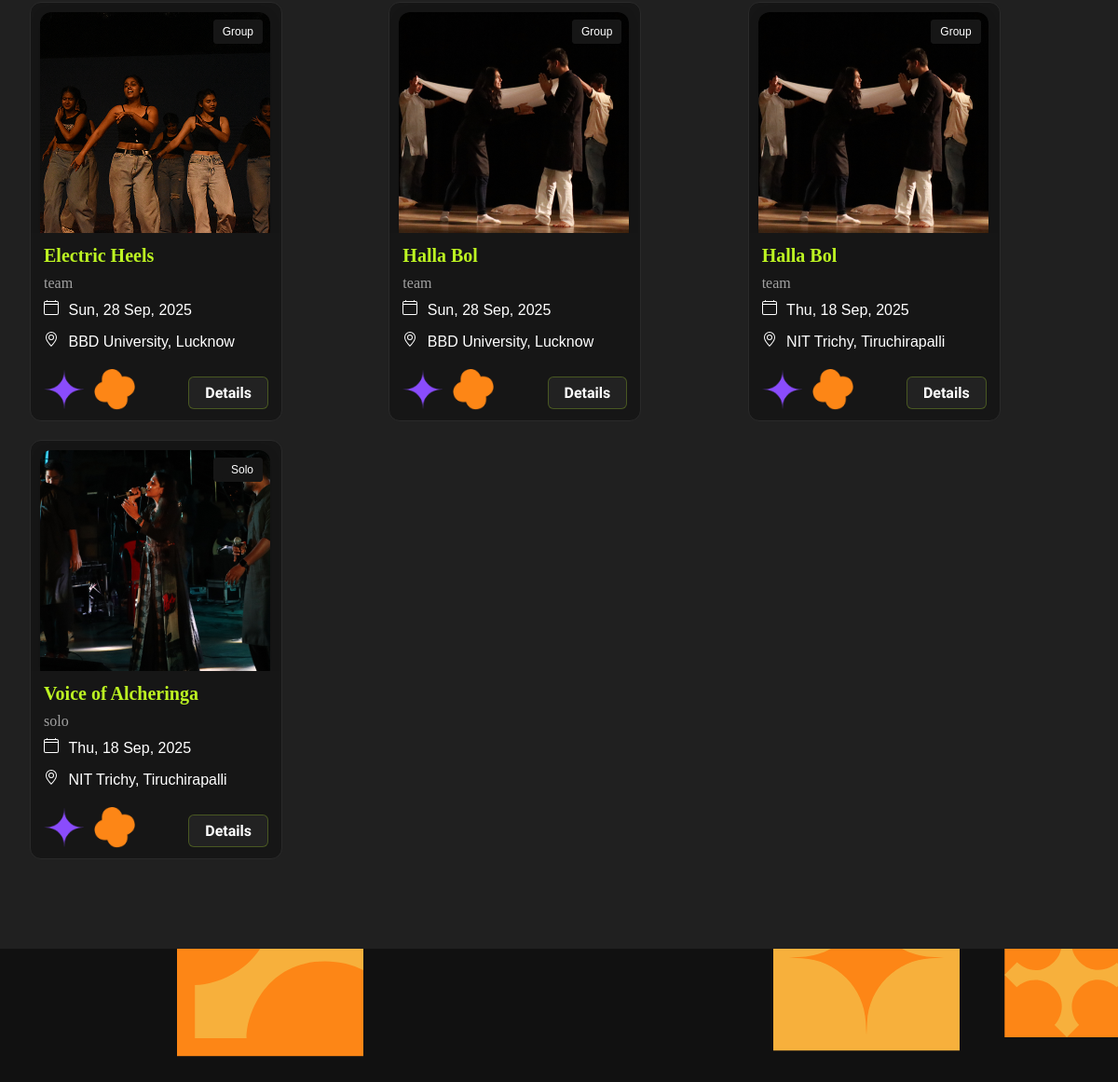
/ (middle part), run on an earlier commit of the app's database.
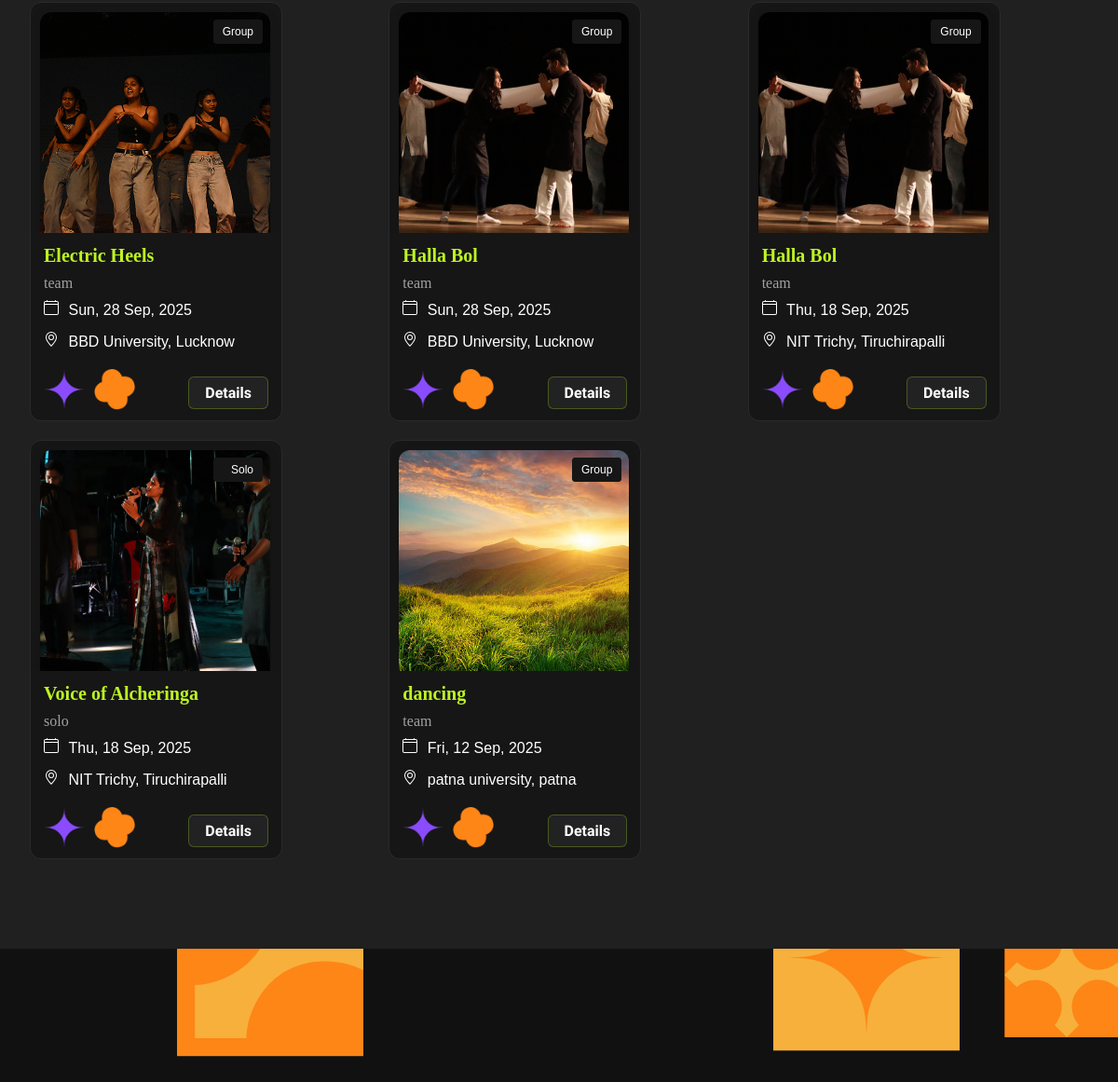
And on a later commit of the database.
### core/models.py (models this page shows, shortened)
class Event(models.Model):
    EVENT_TYPE_CHOICES = [
        ('solo', 'Solo'),
        ('team', 'Team'),
    ]
    name = models.CharField(max_length=200)
    event_type = models.CharField(max_length=10, choices=EVENT_TYPE_CHOICES, default='solo')
    min_participants = models.PositiveIntegerField(null=True, blank=True)
    max_participants = models.PositiveIntegerField(null=True, blank=True)
    description = models.TextField(default= "none")
    deadline = models.DateField(null=True, blank=True)
    event_date = models.DateField(null=True, blank=True)
    image = models.ImageField(
        upload_to="image_uploads/event_pic/",null=True, blank=True,help_text="Upload an image representing this event"
    )

class City(models.Model):
    name = models.CharField(max_length=100, unique=True)
    events = models.ManyToManyField('Event', related_name='cities')
    venue = models.CharField(max_length=100, default="None")
    time = models.DateField(null=True, blank=True)
    guidelines = models.TextField(default="None")
    image = models.ImageField(
        upload_to="image_uploads/city_pic/",null=True)
    state = models.CharField(max_length=100,default='None')
    collab = models.BooleanField(null=True,default=False)

### core/views.py (the view)
# urls.py: path('', views.prelimspage, name='prelimspage'),
def prelimspage(request):
    today = timezone.now().date()
    events_prefetch = Prefetch(
        'events',
        queryset=Event.objects.annotate(
            date_priority=Case(
                When(event_date__gte=today, then=Value(0)),  # Future dates first
                When(event_date__lt=today, then=Value(1)),   # Past dates second
                When(event_date__isnull=True, then=Value(2)), # Null dates last
                default=Value(2),
                output_field=IntegerField()
            )
        ).order_by('date_priority', 'event_date', 'name')
    )
    cities_queryset = City.objects.prefetch_related(events_prefetch).annotate(
        date_priority=Case(
            When(time__gte=today, then=Value(0)),  # Future dates first
            When(time__lt=today, then=Value(1)),   # Past dates second
            When(time__isnull=True, then=Value(2)), # Null dates last
            default=Value(2),
            output_field=IntegerField()
        )
    )
    cities_list = list(cities_queryset)
    future_cities = sorted([c for c in cities_list if c.date_priority == 0], key=lambda c: (c.time or timezone.now().date() + timedelta(days=365*100), c.name))
    past_cities = sorted([c for c in cities_list if c.date_priority == 1], key=lambda c: (-c.time.toordinal() if c.time else 0, c.name))
    null_cities = sorted([c for c in cities_list if c.date_priority == 2], key=lambda c: c.name)
    cities = future_cities + past_cities + null_cities
    about_images = AboutImage.objects.all().order_by('order')
    first_reg_url = None
    for c in cities:
        first_event = c.events.first()
        if first_event:
            try:
                first_reg_url = reverse('registrationpage', args=[c.name, first_event.name])
            except Exception:
                first_reg_url = None
            break
    return render(request, 'core/home.html', {
        'cities': cities,
        'first_reg_url': first_reg_url,
        'about_images': about_images,  # ✅ Add this line
    })

### templates/core/home.html (shortened to what this page needs)
{% load static %}
<!DOCTYPE html>
<html lang="en">
<head>
  <link rel="stylesheet" href="{% static 'core/style.css' %}">
  <link rel="stylesheet" href="{% static 'core/landing/landing.css' %}">
  <link rel="stylesheet" href="{% static 'core/landing/cfa.css' %}" />
  <link rel="stylesheet" href="{% static 'core/combined.css' %}" />
  <link
			rel="stylesheet"
			href="https://cdn.jsdelivr.net/npm/toastify-js/src/toastify.min.css"
		/>
</head>
<body>
  <section id="competition-section" class="competition-page">
    <section class="city-competitions" id="city-all">
      <div class="cards-grid">
        {% for city in cities %}
          {% for event in city.events.all %}
            <article class="comp-card" data-index="{{ forloop.counter }}">
              <div class="card-media">
                {% if event.image %}
                  <img
                    src="{{ event.image.url }}"
                    alt="{{ event.name }}"
                    class="comp-img"
                  />
                {% elif city.image %}
                  <img
                    src="{{ city.image.url }}"
                    alt="{{ event.name }}"
                    class="comp-img"
                  />
                {% else %}
                  <img
                    src="{% static 'core/asset/CompetitionPhoto.png' %}"
                    alt="{{ event.name }}"
                    class="comp-img"
                  />
                {% endif %}
                <span class="badge">{{ event.event_type|upper }}</span>
                <span class="badge badge-type">{% if event.event_type == 'team' %}Group{% else %}Solo{% endif %}</span>
              </div>
              <div class="card-body">
                <h3 class="card-title">{{ event.name }}</h3>
                <p class="card-event-type">{{event.event_type}}</p>
                <ul class="card-details">
                  <li>
                    <span class="detail-label">
                    </span>
                    <span class="detail-value">{{ city.time|date:'D, d M, Y' }}</span>
                  </li>
                  {% if city.venue %}
                  <li>
                    <span class="detail-label">
                    </span>
                    <span class="detail-value">{{ city.venue }}, {{city.name}}</span>
                  </li>
                  {% endif %}
                </ul>
                <div class="card-actions">
                  <img src="{% static 'core/asset/star2.png' %}" alt="decoration" class="style-img"/>
                  <img src="{% static 'core/asset/flower2.png' %}" alt="decoration" class="comps-img"/>
                  {% if not city.collab %}
                  <a class="register-btn" href="{% url 'detailspage' city.name event.name %}">Details</a>
                  {% endif %}
                </div>
              </div>
            </article>
          {% endfor %}
        {% endfor %}
      </div>
    </section>
  </section>
   <div class="cfa-container">
     <div class="shapes-wrapper layout-a">
    <img src="{% static 'core/landing/shape2.svg' %}" class="shape shape2" />
    <img src="{% static 'core/landing/shape3.svg' %}" class="shape shape3" />
    <img src="{% static 'core/landing/shape5.svg' %}" class="shape shape5" />
    </div>
    <div class="cfa-content">
    </div>
  </div>
</body>
</html>

### static/core/style.css (style rules this page uses)
* { box-sizing: border-box; }
body { margin: 0; padding: 0; color: #fff; background: #161616; font-family: "Montserrat", "Segoe UI", Arial, sans-serif; position: relative; }
.register-btn { display: inline-flex; align-items: center; justify-content: center; gap: 10px; padding: 14px 24px; border: 2px solid #bdf522; color: #bdf522; background: transparent; font-family: Lexend, "Sao Torpes", Arial, sans-serif; font-weight: 400; }
.competition-page { padding: 32px min(4vw, 32px) 64px; background-color: #202020; }
.cards-grid { margin-top: 24px; display: grid; gap: 20px; grid-template-columns: repeat(auto-fill, minmax(280px, 1fr)); grid-auto-rows: minmax(450px, auto); }
.comp-card { border: 1px solid #2a2a2a; background: #161616; border-radius: 12px; overflow: hidden; width: 271px; display: flex; flex-direction: column; }
.comp-card .card-media { position: relative; height: 247px; overflow: hidden; padding: 10px; }
.comp-card .card-media img { width: 100%; height: 100%; object-fit: fill; display: block; border-radius: 12px; box-shadow: 0 2px 12px rgba(0,0,0,0.12); background: #222; }
.badge { position: absolute; top: 18px; right: 20px; left: auto; background: #161616; text-align: center; color: white; font-size: 12px; padding: 6px 10px; border-radius: 4px; }
.card-body { flex: 1; display: flex; flex-direction: column; justify-content: space-between; padding: 12px 14px 6px; overflow: visible; }
.card-title { margin: 0 0 9px; font-size: 20px; color: #bdf522; font-family: Sao Torpes; line-height: 120%; }
.card-event-type { margin: 0 0 9px; font-family: Lexend; color:#FFFFFF99; }
.card-details { list-style: none; padding: 0; margin: 0 0 12px; display: grid; gap: 14px; }
.card-details .detail-label { color: #7fb115; margin-right: 6px; margin-top: 16px; }
.detail-value { color: white; }
.card-actions { display: flex; align-items: center; justify-content: space-between; margin-top: auto; }
.style-img { width: 44px; height: 44px; margin-right: 10px; }
.card-actions .register-btn { padding: 8px 18px; border-radius: 6px; color: #fff; background: #222; box-shadow: inset 0 0 0 1px rgba(189, 245, 34, 0.25); position: relative; top: -6px; }
.register-btn { padding: 8px 18px; border-radius: 6px; color: #fff; background: transparent; box-shadow: inset 0 0 0 1px rgba(189, 245, 34, 0.25); margin-left: auto; align-self: center; }
.register-btn, .btn { background: #bdf522; color: #181818; border: none; border-radius: 8px; font-size: 14px; font-weight: bold; padding: 16px 24px; cursor: pointer; transition: background 0.2s; text-decoration: none; }
body { background-color: #0a0a0a; color: #e0e0e0; font-family: 'Inter', sans-serif; }
.register-btn { background-color: #BDF522; border: none; padding: 12px 25px; font-size: 16px; color: black; border-radius: 8px; cursor: pointer; margin-top: 20px; }
.register-btn, button[type="button"] { background-color: #ccff00; color: #000; border: none; border-radius: 6px; padding: 10px 20px; font-weight: bold; cursor: pointer; }
.comp-card .card-media .comp-img { width: 247px; height:247px; object-fit: cover; display: block; padding-left: 0; padding-block: 0; }
.card-actions .comps-img { width: 44px; height: 44px; margin-right: 10px; display: inline-block; padding-left: 0; padding-block: 0; }

### static/core/landing/landing.css (style rules this page uses)
html { scroll-behavior: smooth; }
body { background-color: #0d0d0d; color: white; margin: 0; padding: 0; font-family: 'Sao Torpes', sans-serif; }
* { box-sizing: border-box; }

### static/core/combined.css (style rules this page uses)
html { scroll-behavior: smooth; }

What changed in the data, as far as the page shows it:
added City: time "Fri, 12 Sep, 2025", venue "patna university", name "patna"
added Event: image (picture), shows "Group", name "dancing", event_type "team"
